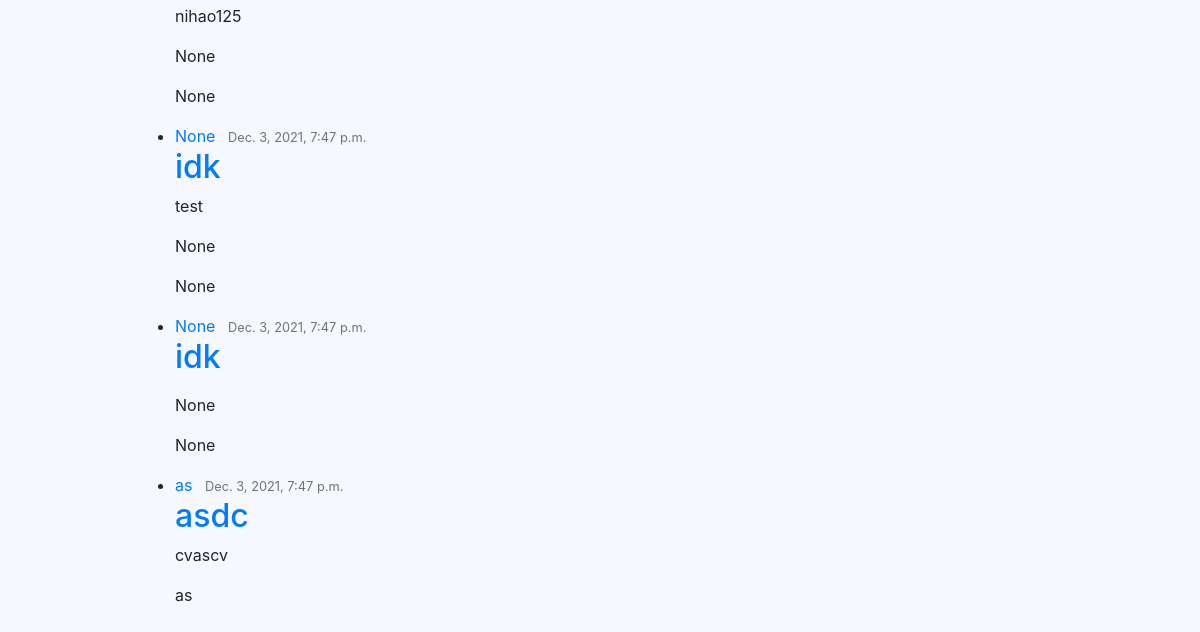
The app's page / (lower part), older data.
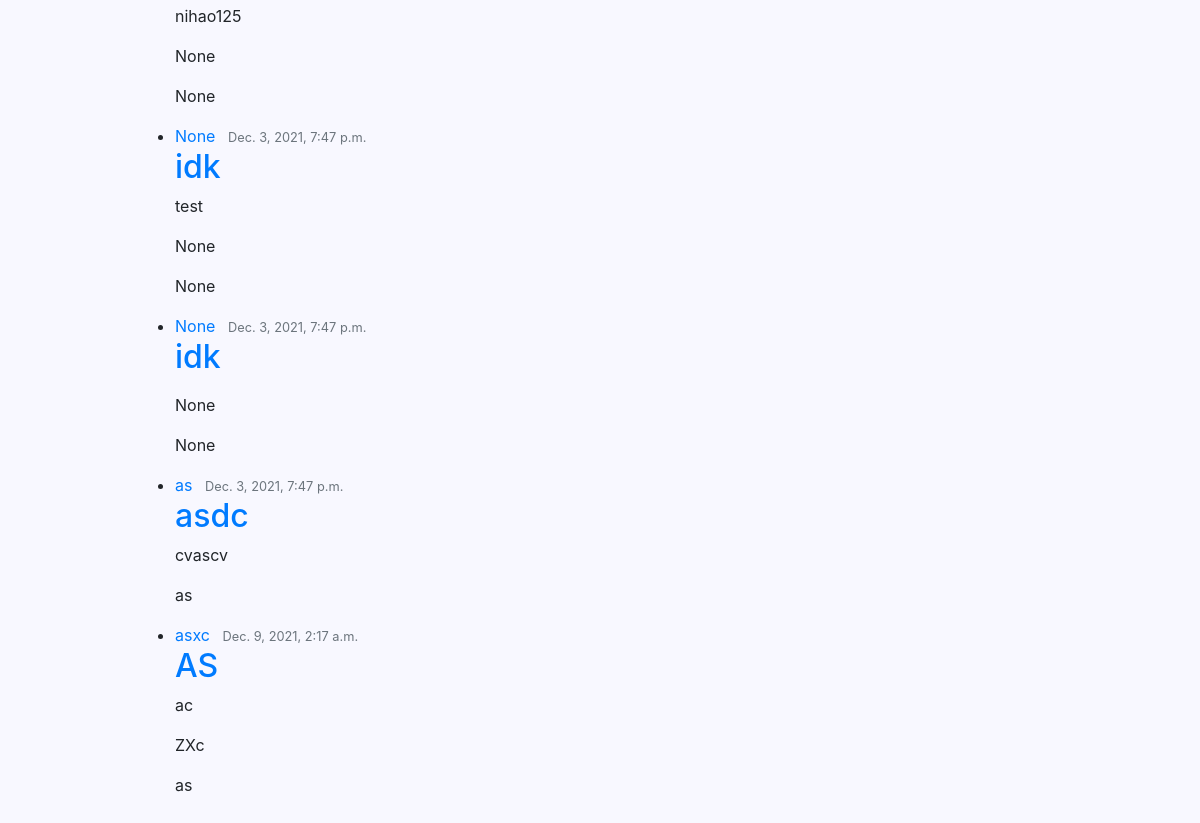
The same page, newer data.
### pages/models.py (models this page shows, shortened)
class Post(models.Model):
    yourname = models.CharField(max_length=120, null=True)
    title = models.CharField(max_length=120, null=True)
    description = models.TextField(blank=False, null=True)
    dept_name = models.CharField(max_length=120, null=True)
    requirement = models.TextField(blank=False, null=True)
    date_posted = models.DateTimeField(default=timezone.now)

### pages/views.py (the view)
# urls.py: path('', HomePageShowPosts, name='home'),
def HomePageShowPosts(request):
    context = {
        'posts': Post.objects.all()
    }
    return render(request, 'pages/home.html', context)

### templates/pages/home.html (shortened to what this page needs)
{% extends '_base.html' %}
{% load static %}
{% block content %}
<ul>
  {% for post in posts %}
    <li>
      <article class="media content-section">
          <div class="media-body">
            <div class="article-metadata">
              <a class="mr-2" href="#">{{ post.yourname }}</a>
              <small class="text-muted">{{ post.date_posted}}</small>
            </div>
            <h2><a class="article-title" href="#">{{ post.title }}</a></h2>
            <p class="article-content">{{ post.description }}</p>
            <p class="article-content">{{ post.dept_name }}</p>
            <p class="article-content">{{ post.requirement }}</p>
          </div>
      </article>
    </li>
  {% endfor %}
</ul>
{% endblock content %}

### templates/_base.html (shortened to what this page needs)
{% load static %}
<!DOCTYPE html>
<html lang="en">
<body style="background-color:GhostWhite;">
<head>
{% block css %}
<link rel="stylesheet" href="https://cdn.jsdelivr.net/npm/bootstrap@4.5.3/dist/css/bootstrap.min.css">
<link rel="stylesheet" href="https://cdnjs.cloudflare.com/ajax/libs/font-awesome/4.7.0/css/font-awesome.min.css">
<link rel="stylesheet" href="{% static 'css/base.css' %}">
{% endblock %}
</head>
<body>
  <div class="container">
    {% block content %}{% endblock content %}
  </div>
</body>
</html>

### static/css/base.css (style rules this page uses)
html { position: relative; min-height: 100%; font-size: 14px; }
@media (min-width: 768px) { html { font-size: 16px; } }
body { margin-bottom: 60px; }
.container { max-width: 960px; }

Row changes from the older to the newer data that the page shows:
added Post: yourname "asxc", date_posted "Dec. 9, 2021, 2:17 a.m.", title "AS", description "ac", dept_name "ZXc", requirement "as"
